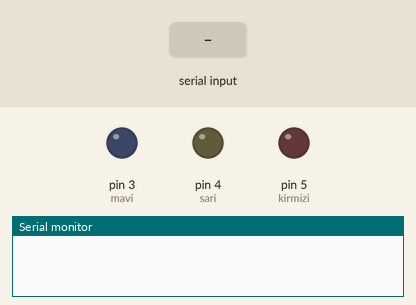
Bench run of a sketch on a simulated Arduino Uno, built with avr-gcc and run on an emulated ATmega328P. On the bench: output pins drawn as LEDs (lit = HIGH), the last lines printed to the serial monitor. Inputs (shaded band) come from the test bench.

Above: at 1.2 s.
1.3 s: "0" received over Serial
At 2.5 s:
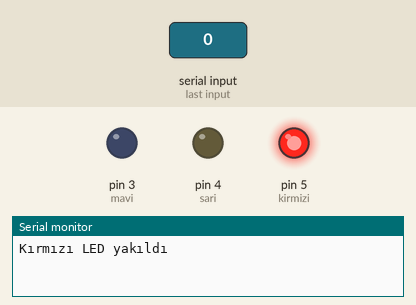
2.8 s: "2" received over Serial
At 3.6 s:
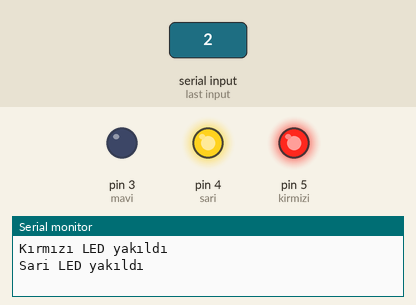
4.3 s: "1" received over Serial
At 4.8 s:
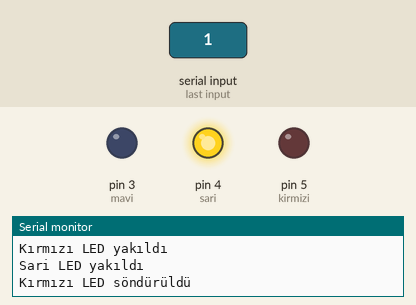
5.8 s: "4" received over Serial
At 7.0 s:
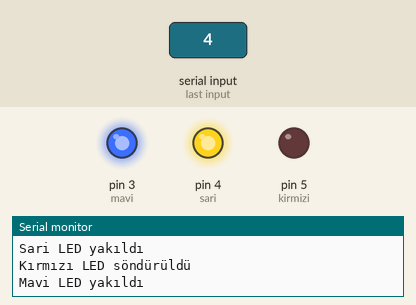
7.3 s: "0" received over Serial
At 8.2 s:
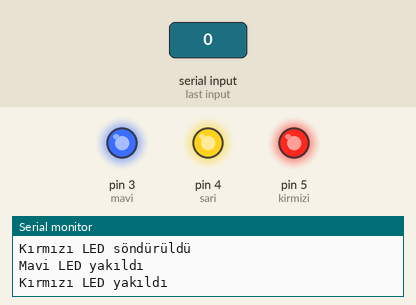
Timing chart, 0 to 9.8 s (numbered marks = the images above; inputs shaded):
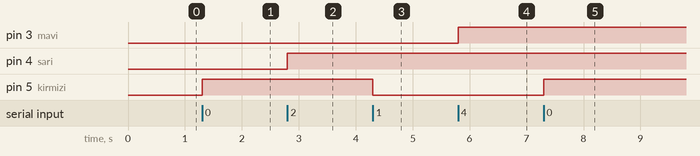

The sketch:

Led.ino
```cpp
char gelen_karakter;
const int mavi =3,sari=4,kirmizi=5;
void setup(){
  pinMode(mavi,OUTPUT);
  pinMode(sari,OUTPUT);
  pinMode(kirmizi,OUTPUT);
  Serial.begin(9600);

}


void loop(){
while(Serial.available()>0) {
  gelen_karakter=Serial.read();
  if (gelen_karakter=='0')
  {
    digitalWrite(kirmizi,HIGH);
    Serial.println("Kırmızı LED yakıldı");

  }
else if (gelen_karakter=='1')
  {
    digitalWrite(kirmizi,LOW);
    Serial.println("Kırmızı LED söndürüldü");

  }
  else if (gelen_karakter=='2')
  {
    digitalWrite(sari,HIGH);
    Serial.println("Sari LED yakıldı");

    }
  else if (gelen_karakter=='3')
  {
    digitalWrite(kirmizi,LOW);
    Serial.println("Sari LED söndürüldü");

  }
  else if (gelen_karakter=='4')
  {
    digitalWrite(mavi,HIGH);
    Serial.println("Mavi LED yakıldı");

  }
  else if (gelen_karakter=='5')
  {
    digitalWrite(kirmizi,LOW);
    Serial.println("Mavi LED söndürüldü");
}
}
}
```

Measured:
- after the input at 1.3 s, pin 5 (kirmizi): LOW → HIGH at once
- after the input at 2.8 s, pin 4 (sari): LOW → HIGH at once
- after the input at 4.3 s, pin 5 (kirmizi): HIGH → LOW at once
- after the input at 5.8 s, pin 3 (mavi): LOW → HIGH at once
- after the input at 7.3 s, pin 5 (kirmizi): LOW → HIGH at once
